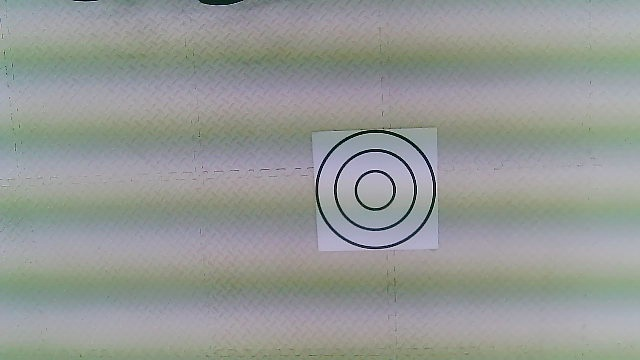
#> input picture flight/vision_ws/src/full_chain_vision_20261025_v6_1/test/fixtures/focus_20261102/0066.jpg, 640 x 360 px
$ python -i air_target.py   (imports and definitions only)
#> lines starting #> are read from the running program, lines starting #| are printed output that depends on the picture; after the words box and inside, x2 and y2 are one past the last pixel; in counts of white or black regions, pixels touching at a corner belong together
#> further down, picture is the input picture: shape (360, 640, 3); mean B, G, R 149.4, 152.3, 148.7
"""Three-ring target, calibrated prediction and optional colour-spot evidence.
ROS-free; NO hardware I/O. Closed paired boundaries only: never invent an
occluded ring. Ellipse geometry is a bounded perspective approximation, not 3D.
"""
import copy
import itertools
import math
import cv2
import numpy as np

AIR_DEFAULTS = dict(
    diameters_m=[0.35, 0.24, 0.12], ring_width_m=0.008,
    diameter_definition='unconfirmed', dimensions_confirmed=False,
    blur_kernel=3, min_contrast=45.0, min_ring_radius_px=14.0,
    min_axis_ratio=0.55, ellipse_residual=0.035, ellipse_fill_tolerance=0.10,
    center_tolerance=0.055, ratio_tolerance=0.055, axis_ratio_tolerance=0.07,
    angle_tolerance_deg=10.0, width_relative_tolerance=0.65,
    width_pixel_tolerance=1.5, max_inner_obstruction_fraction=0.02, border_margin=4, polarity='dark',
    safety_margin_m=0.005, effective_radius_cap_m=0.045,
    track_center_ratio=0.18, track_scale_ratio=0.10,
    working_distance_m=0.0, operating_envelope_confirmed=False,
    live_camera_verified=False, prediction_only_acknowledged=False,
    feedback_mode='prediction_only',
    calibration=dict(confirmed=False, calibration_id='', camera_frame_id='',
                     image_width=0, image_height=0, offset_px=[], distance_m=0.0,
                     distance_tolerance_m=0.02, outer_major_px=0.0,
                     scale_tolerance=0.05, axis_ratio=0.0, axis_tolerance=0.04,
                     angle_deg=0.0, angle_tolerance_deg=5.0,
                     spot_radius_m=-1.0, error_bound_m=-1.0),
    spot=dict(validated=False, color='unconfirmed', min_value=210,
              min_saturation=100, min_area_px=2.0, max_area_px=120.0,
              max_aspect=2.0, min_fill=0.45))


def air_parameters(supplied=None):
    p = copy.deepcopy(AIR_DEFAULTS)
    for k, v in (supplied or {}).items():
        if k in ('calibration', 'spot'):
            if not isinstance(v, dict):
                raise ValueError(k+' must be a mapping')
            unknown = set(v)-set(p[k])
            if unknown:
                raise ValueError('unknown '+k+' keys: '+str(sorted(unknown)))
            p[k].update(v)
        elif k in p:
            p[k] = v
    def numeric(v):
        if isinstance(v, bool):
            return
        if isinstance(v, (int, float)) and not math.isfinite(v):
            raise ValueError('nonfinite air-target parameter')
        if isinstance(v, dict):
            for item in v.values(): numeric(item)
        if isinstance(v, (list, tuple)):
            for item in v: numeric(item)
    numeric(p)
    for obj, names in [(p, ('dimensions_confirmed', 'operating_envelope_confirmed',
                            'live_camera_verified', 'prediction_only_acknowledged')),
                       (p['calibration'], ('confirmed',)), (p['spot'], ('validated',))]:
        for name in names:
            if type(obj[name]) is not bool: raise ValueError(name+' must be boolean')
    d = p['diameters_m']
    if len(d) != 3 or not (d[0] > d[1] > d[2] > 4*p['ring_width_m'] > 0):
        raise ValueError('need three descending physical diameters and a separate line width')
    if p['diameter_definition'] not in ('unconfirmed', 'outer', 'centerline', 'inner'):
        raise ValueError('diameter_definition must be outer/centerline/inner/unconfirmed')
    if p['dimensions_confirmed'] and p['diameter_definition'] == 'unconfirmed':
        raise ValueError('confirm the diameter definition first')
    if type(p['blur_kernel']) is not int or p['blur_kernel'] not in (3, 5, 7):
        raise ValueError('blur_kernel must be 3,5,7')
    if p['polarity'] not in ('dark', 'bright') or p['feedback_mode'] not in ('prediction_only', 'camera'):
        raise ValueError('invalid polarity/feedback_mode')
    for key in ('min_axis_ratio', 'ellipse_residual', 'ellipse_fill_tolerance',
                'center_tolerance', 'ratio_tolerance', 'axis_ratio_tolerance',
                'width_relative_tolerance', 'max_inner_obstruction_fraction', 'track_center_ratio', 'track_scale_ratio'):
        if not 0 < p[key] < 1: raise ValueError('invalid '+key)
    for key in ('min_contrast', 'min_ring_radius_px', 'angle_tolerance_deg',
                'width_pixel_tolerance', 'effective_radius_cap_m'):
        if p[key] <= 0: raise ValueError('invalid '+key)
    if p['safety_margin_m'] < 0 or p['border_margin'] < 0 or p['working_distance_m'] < 0:
        raise ValueError('negative physical/geometry setting')
    c, s = p['calibration'], p['spot']
    for key in ('distance_tolerance_m', 'scale_tolerance', 'axis_tolerance', 'angle_tolerance_deg'):
        if c[key] <= 0: raise ValueError('invalid calibration '+key)
    if c['confirmed']:
        if (not c['calibration_id'] or not c['camera_frame_id'] or
                c['image_width'] <= 0 or c['image_height'] <= 0 or
                len(c['offset_px']) != 2 or c['distance_m'] <= 0 or c['outer_major_px'] <= 0 or
                not 0 < c['axis_ratio'] <= 1 or c['spot_radius_m'] <= 0 or c['error_bound_m'] <= 0):
            raise ValueError('confirmed calibration must contain measured identity/geometry/error/spot size')
    if s['color'] not in ('unconfirmed', 'red', 'green'):
        raise ValueError('spot color must be measured red/green or unconfirmed')
    if s['validated'] and s['color'] == 'unconfirmed': raise ValueError('validate measured spot color first')
    if not (0 <= s['min_value'] <= 255 and 0 <= s['min_saturation'] <= 255 and
            0 < s['min_area_px'] < s['max_area_px'] and s['max_aspect'] >= 1 and 0 < s['min_fill'] <= 1):
        raise ValueError('invalid spot thresholds')
    return p


def physical_radii(p):
    """Returns centre-line radii and unpainted inner radius. Unknown = preview only."""
    w = p['ring_width_m']
    correction = {'outer': -w, 'centerline': 0, 'inner': w, 'unconfirmed': 0}[p['diameter_definition']]
    radii = (np.asarray(p['diameters_m'], float)+correction)/2
    return radii, float(radii[2]-w/2)


def angle_difference(a, b):
    return abs((a-b+90) % 180-90)


def ellipse_points(e, points):
    theta = math.radians(e['angle'])
    rotation = np.array([[math.cos(theta), -math.sin(theta)], [math.sin(theta), math.cos(theta)]])
    return (np.asarray(points, float)-e['center']) @ rotation / e['axes']


def ellipse_norm(e, point):
    return float(np.linalg.norm(ellipse_points(e, np.asarray(point))))


def _ellipse(contour, p):
    if len(contour) < 16: return None
    (x, y), (a, b), angle = cv2.fitEllipse(contour)
    a, b = a/2, b/2
    if a < b: a, b, angle = b, a, angle+90
    if b <= 2 or b/a < p['min_axis_ratio']: return None
    e = dict(center=np.array([x, y]), axes=np.array([a, b]), angle=angle % 180)
    residual = float(np.quantile(np.abs(np.linalg.norm(ellipse_points(e, contour[:, 0, :]), axis=1)-1), .95))
    fill = cv2.contourArea(contour)/(math.pi*a*b)
    if residual > p['ellipse_residual'] or abs(fill-1) > p['ellipse_fill_tolerance']: return None
    e['residual'] = residual
    return e


def detect_air_target(frame, supplied=None):
    """Deduplicate each painted ring's two boundaries, then group EXACTLY three.
    Additional plausible rings (including incomplete second targets) veto ON.
    Open/occluded boundaries cannot qualify. No Hough hallucination of missing rings.
    """
    p = air_parameters(supplied)
    if frame is None or frame.ndim != 3 or frame.shape[2] != 3 or frame.dtype != np.uint8:
        raise ValueError('air target requires uint8 BGR camera frame')
    gray = cv2.cvtColor(frame, cv2.COLOR_BGR2GRAY)
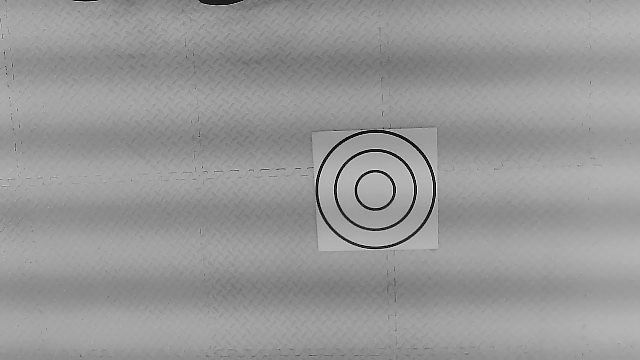
#> gray: shape (360, 640); min 0, max 250, mean 150.9
    gray = cv2.GaussianBlur(gray, (p['blur_kernel'],)*2, 0)
    if float(gray.max())-float(gray.min()) < p['min_contrast']:
        return dict(targets=[], rings=[], valid=False, reason='low_contrast'), np.zeros_like(gray)
    flag = cv2.THRESH_BINARY_INV if p['polarity'] == 'dark' else cv2.THRESH_BINARY
    _, mask = cv2.threshold(gray, 0, 255, flag | cv2.THRESH_OTSU)
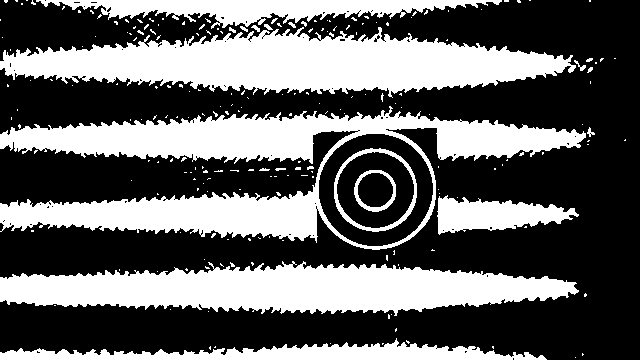
#> mask: shape (360, 640); 38.9% white; 210 white regions (189 under 20 px)
    contours, hierarchy = cv2.findContours(mask, cv2.RETR_TREE, cv2.CHAIN_APPROX_NONE)[-2:]
#> contours = 294 contours, 279 with area under 20; largest, box (x1, y1, x2, y2) and area: (0, 106, 586, 250) 36823, (0, 27, 576, 98) 22468, (0, 261, 579, 316) 19456, (318, 133, 434, 247) 10178, (36, 0, 502, 29) 5610
    rings = []
    h, w = gray.shape
#> h = 360; w = 640
    clipped = False
    if hierarchy is not None:
        tree = hierarchy[0]
#> tree = 294 rows, first 6: [1, -1, -1, -1], [2, 0, -1, -1], [3, 1, -1, -1], [4, 2, -1, -1], [5, 3, -1, -1], [6, 4, -1, -1]
        for i, contour in enumerate(contours):
            # Even nesting depth is foreground material, odd depth is its hole.
            depth, ancestor = 0, int(tree[i][3])
            while ancestor >= 0:
                depth += 1; ancestor = int(tree[ancestor][3])
            child = int(tree[i][2])
            if depth % 2 or child < 0: continue
            outer, inner = _ellipse(contour, p), _ellipse(contours[child], p)
            if outer is None or inner is None or outer['axes'][1] < p['min_ring_radius_px']: continue
            if tree[child][0] >= 0: continue  # multiple holes / occlusion / confusing texture
            thickness = outer['axes']-inner['axes']
            if np.any(thickness <= 0) or np.max(thickness/outer['axes']) > .30: continue
            if np.linalg.norm(outer['center']-inner['center']) > p['center_tolerance']*outer['axes'][1]: continue
            x, y, bw, bh = cv2.boundingRect(contour)
            m = p['border_margin']
            if x <= m or y <= m or x+bw >= w-m or y+bh >= h-m:
                clipped = True; continue
            ring = dict(center=(outer['center']+inner['center'])/2,
                        axes=(outer['axes']+inner['axes'])/2,
                        angle=outer['angle'], outer=outer, inner=inner,
                        thickness=thickness, contour_id=i)
            # RETR_TREE already pairs line edges; geometric dedup handles coincident candidates.
            if not any(np.linalg.norm(ring['center']-r['center']) < 2 and
                       np.max(np.abs(ring['axes']-r['axes'])) < 2 for r in rings):
                rings.append(ring)
#> this loop made 294 passes
#> (contour, child) on passes 1, 2, 4: ([[575, 357]], -1), ([[582, 353], [582, 354], [582, 355], [583, 354]], -1), ([[215, 346], [214, 347], [215, 347]], -1)
#> after the loop, rings = 2 items
    rings.sort(key=lambda r: -r['axes'][0])
    radii, _ = physical_radii(p)
    expected = radii/radii[0]
    targets = []
    # Bound pathological noisy frames before combinatorial grouping.
    if len(rings) > 12:
        return dict(targets=[], rings=rings, valid=False, reason='excess_ring_candidates'), mask
    for triple in itertools.combinations(rings, 3):
        outer = triple[0]
        ratio_error = 0.0
        ok = True
        for j, r in enumerate(triple):
            ratios = r['axes']/outer['axes']
            err = float(np.max(np.abs(ratios-expected[j])))
            ratio_error = max(ratio_error, err)
            width_expected = r['axes'] * (p['ring_width_m']/radii[j])
            if (err > p['ratio_tolerance'] or
                np.linalg.norm(r['center']-outer['center']) > p['center_tolerance']*outer['axes'][1] or
                abs(r['axes'][1]/r['axes'][0]-outer['axes'][1]/outer['axes'][0]) > p['axis_ratio_tolerance'] or
                (outer['axes'][1]/outer['axes'][0] < .92 and angle_difference(r['angle'], outer['angle']) > p['angle_tolerance_deg']) or
                np.any(np.abs(r['thickness']-width_expected) > p['width_relative_tolerance']*width_expected+p['width_pixel_tolerance'])):
                ok = False; break
        if not ok: continue
        # Fitted containment is required; contour ordering alone is not topology.
        if any(ellipse_norm(triple[k], triple[k+1]['center']) +
               max(triple[k+1]['outer']['axes']/triple[k]['inner']['axes']) >= 1 for k in range(2)):
            continue
        # Visible obstruction inside the otherwise closed inner ring must also veto.
        # This cannot distinguish an occluder identical to the background; use controlled optics.
        inner=triple[2]['inner']
        region=np.zeros_like(mask)
        axes=tuple(float(max(1., a-3)) for a in inner['axes'])
        cv2.ellipse(region, (tuple(map(float, inner['center'])), tuple(2*a for a in axes), float(inner['angle'])), 255, -1)
        obstruction=float(np.count_nonzero(mask[region>0]))/max(1,np.count_nonzero(region))
        if obstruction > p['max_inner_obstruction_fraction']: continue
        targets.append(dict(rings=list(triple), inner_obstruction_fraction=obstruction, center=np.mean([r['center'] for r in triple], axis=0),
                            radius=float(outer['axes'][0]),
                            confidence=max(0., 1-ratio_error/p['ratio_tolerance']),
                            ratio_error=ratio_error))
#> this loop made 0 passes
#> after the loop, targets = []
    valid = len(targets) == 1 and len(rings) == 3 and not clipped
#> valid = False
    reason = ('three_rings_unique' if valid else 'ambiguous_multiple_targets' if len(targets) > 1 else
              'extra_or_clipped_rings' if clipped or len(rings) > 3 else 'missing_or_inconsistent_rings')
#> reason = 'missing_or_inconsistent_rings'
    return dict(targets=targets, rings=rings, valid=valid, reason=reason), mask


# [101 lines left out: functions detect_spot, assess_aim, assess_spot, draw_air_overlay, jsonable, not called in this run]

>>> import cv2
>>> picture = cv2.imread('../../test/fixtures/focus_20261102/0066.jpg')
>>> result = detect_air_target(picture)
